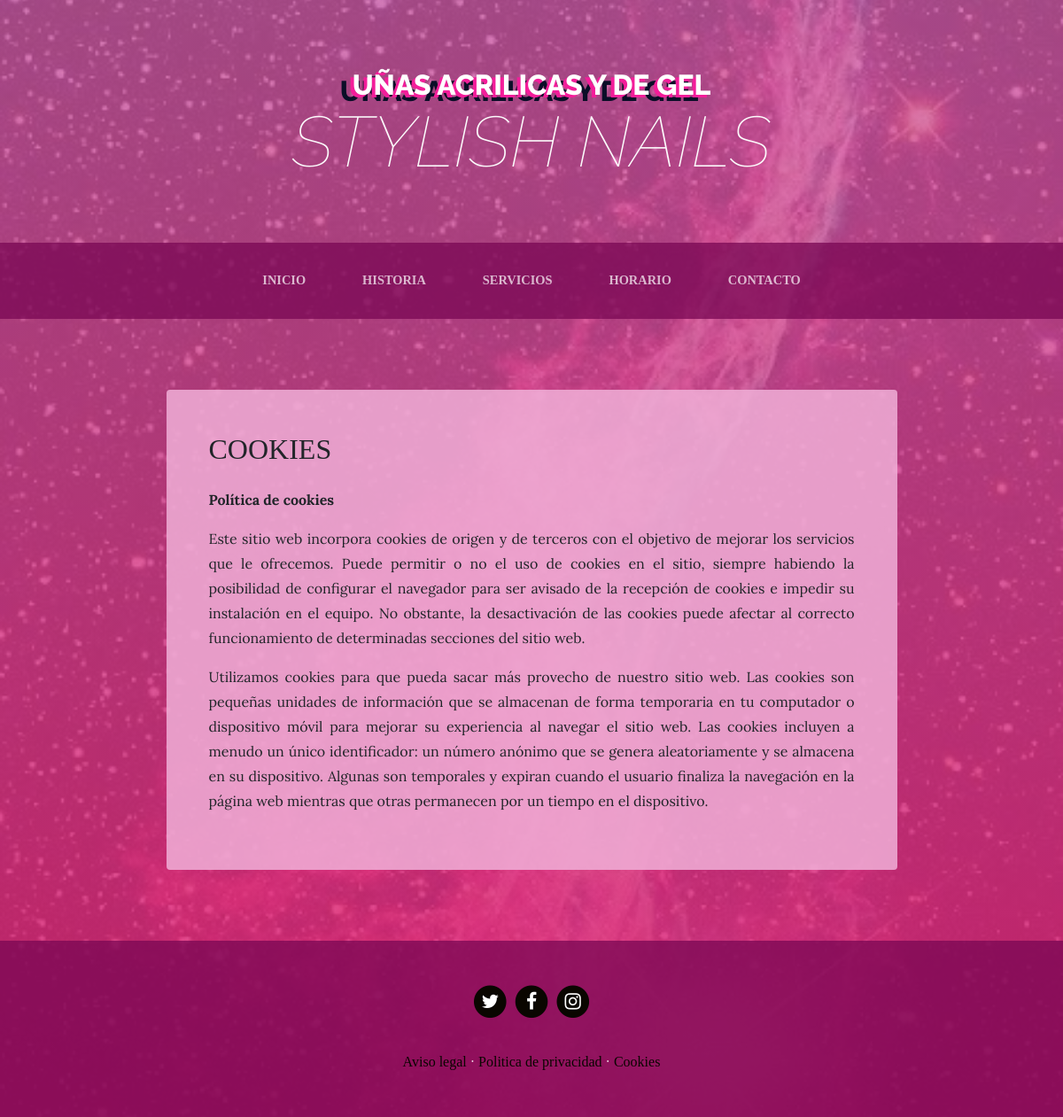
Screenshot of /page/2/cookies with the database file from the repository.
### pages/models.py (models this page shows, shortened)
class Page(models.Model):
    title = models.CharField(verbose_name="Titulo", max_length=200)
    content = RichTextField(verbose_name="Contenido")
    order = models.SmallIntegerField(verbose_name="Orden", default=0)
    created = models.DateTimeField(auto_now_add=True,
        verbose_name="Fecha de creación")
    updated = models.DateTimeField(auto_now=True,
        verbose_name="Fecha de edición")
    class Meta:
        verbose_name = "pagina"
        verbose_name_plural = "paginas"
        ordering = ['order','title']

### pages/views.py (the view)
# urls.py: path('<int:page_id>/<slug:page_slug>', views.page, name="page"),
def page(request, page_id, page_slug):
    page = get_object_or_404(Page, id=page_id)
    return render(request,'pages/sample.html', {'page':page})

### pages/templatetags/pages_extras.py (called while the page is built)
@register.simple_tag
def get_page_list():
    pages = Page.objects.all()
    return pages

### social/processors.py (called while the page is built)
def ctx_dict(request):
    ctx ={}
    links = Link.objects.all()
    for link in links:
        ctx[link.key] = link.url
    return ctx

### pages/templates/pages/sample.html (shortened to what this page needs)
{% extends 'core/base.html' %}
{% load static %}
{% block content %}
<section class="page-section about-heading">
  <div class="container">
    <div class="about-heading-content mbtm">
      <div class="row">
        <div class="col-xl-9 col-lg-10 mx-auto">
          <div class="bg-faded rounded p-5 forced">
            <h2 class="section-heading mb-4">
              <span class="section-heading-lower">{{page.title}}</span>
            </h2>
            <div class="section-content">
    {{page.content|safe}}
</div>
          </div>
        </div>
      </div>
    </div>
  </div>
</section>
{% endblock %}

### core/templates/core/base.html (shortened to what this page needs)
<!DOCTYPE html>
<html lang="es">
  <head>
{% load static %}
    <link href="{% static 'core/vendor/bootstrap/css/bootstrap.min.css'%}" rel="stylesheet">
    <link href="{% static 'core/vendor/font-awesome/css/font-awesome.min.css'%}" rel="stylesheet" type="text/css">
    <link href="{% static 'core/css/e2.css'%}" rel="stylesheet">
  </head>
  <body>
    <h1 class="site-heading text-center text-white d-none d-lg-block">
      <span class="site-heading-upper text-primary mb-3">Uñas acrilicas y de gel</span>
      <span class="site-heading-lower">Stylish nails</span>
    </h1>
    <nav class="navbar navbar-expand-lg navbar-dark py-lg-4" id="mainNav">
      <div class="container">
        <div class="collapse navbar-collapse" id="navbarResponsive">
          <ul class="navbar-nav mx-auto">
            <li class="nav-item px-lg-4 {% if request.path == '/' %}active{% endif %}">
              <a class="nav-link text-uppercase text-expanded" href="{% url 'home' %}">Inicio</a>
            </li>
            <li class="nav-item px-lg-4 {% if request.path == '/about/' %}active{% endif %}">
              <a class="nav-link text-uppercase text-expanded" href="{% url 'about' %}">Historia</a>
            </li>
            <li class="nav-item px-lg-4 {% if request.path|slice:":6" == '/services/' %}active{% endif %}">
              <a class="nav-link text-uppercase text-expanded" href="{% url 'services' %}">Servicios</a>
            </li>
            <li class="nav-item px-lg-4 {% if request.path == '/store/' %}active{% endif %}">
              <a class="nav-link text-uppercase text-expanded" href="{% url 'store' %}">Horario</a>
            </li>
            <li class="nav-item px-lg-4 {% if request.path == '/contact/' %}active{% endif %}">
              <a class="nav-link text-uppercase text-expanded" href="{% url 'contact' %}">Contacto</a>
            </li>
          </ul>
        </div>
      </div>
    </nav>
{% block content %}
{% endblock %}
    <footer class="footer text-faded text-center py-5">
      <div class="container">
        <p class="m-0">
        {% if LINK_TWITTER %}
	        <a href="{{LINK_TWITTER}}" class="link">
	          <span class="fa-stack fa-lg">
	            <i class="fa fa-circle fa-stack-2x"></i>
	            <i class="fa fa-twitter fa-stack-1x fa-inverse"></i>
	          </span>
	        </a>
          {% endif %}
          {% if LINK_FACEBOOK %}
	        <a href="{{LINK_FACEBOOK}}" class="link">
	          <span class="fa-stack fa-lg">
	            <i class="fa fa-circle fa-stack-2x"></i>
	            <i class="fa fa-facebook fa-stack-1x fa-inverse"></i>
	          </span>
	        </a>
          {% endif%}
          {% if LINK_INSTAGRAM %}
	        <a href="{{LINK_INSTAGRAM}}" class="link">
	          <span class="fa-stack fa-lg">
	            <i class="fa fa-circle fa-stack-2x"></i>
	            <i class="fa fa-instagram fa-stack-1x fa-inverse"></i>
	          </span>
	        </a>
          {% endif%}
	    </p>
        <p class="m-0 mbt">
        {%load pages_extras%}
        {% get_page_list as page_list %}
        {% for page in page_list%}
          <a href="{% url 'page' page.id page.title|slugify %}" class="link">{{page.title}}</a> {% if not forloop.last %}·{% endif%}
        {% endfor %}
      </div>
	</footer>
  </body>
</html>

### core/static/core/css/e2.css (style rules this page uses)
body { font-family: 'Chaparral Pro Light'; background: linear-gradient(rgba(206, 91, 162, 0.781), rgba(223, 37, 114, 0.863)), url("../img/lol.jpeg"); background-attachment: fixed; background-position: center; background-size: cover; }
h1, h2, h3, h4, h5, h6 { font-family: 'Chaparral Pro Light'; }
p { line-height: 1.75; }
.text-faded { color: rgba(255, 255, 255, 0.815); }
.site-heading { margin-top: 5rem; margin-bottom: 5rem; text-transform: uppercase; line-height: 1; font-family: 'Raleway'; }
.site-heading .site-heading-upper { display: block; font-size: 2rem; font-weight: 800; }
.site-heading .site-heading-lower { font-size: 5rem; font-weight: 100; line-height: 4rem; font-style: italic; color: rgba(253, 253, 253, 0.993); }
.page-section { margin-top: 5rem; margin-bottom: 5rem; }
.section-heading { text-transform: uppercase; }
.section-heading .section-heading-lower { display: block; font-size: 2rem; font-weight: 100; }
.bg-faded { background-color: rgba(240, 175, 215, 0.85); }
#mainNav { background-color: rgba(122, 7, 84, 0.753); font-family: 'Segoe UI Black'; }
#mainNav .navbar-nav .nav-item .nav-link { color: rgba(255, 255, 255, 0.7); font-weight: 800; }
@media (min-width: 992px) { #mainNav .navbar-nav .nav-item .nav-link { font-size: 0.9rem; } }
@media (min-width: 992px) { .about-heading .about-heading-content { margin-top: -5rem; position: relative; z-index: 1; } }
.footer { background-color: rgba(122, 7, 84, 0.753); }
.text-primary { color: rgb(255, 255, 255) !important; text-shadow: -4px 3px 0 rgb(243, 29, 154), -14px 7px 0 #0a0e27; }
.mbtm { padding-top: 5rem; }
.mbt { padding-top: 2rem; }
a.link { color: #0a0600; }
.section-content { font-family: 'Lora' !important; font-size: 16px !important; font-weight: 400 !important; line-height: 28px !important; }

### rows the page displays
Page: title "COOKIES", content "Política de cookies Este sitio web incorpora cookies de origen y de terceros con el objetivo de mejorar los servicios que le ofrecemos. Puede permitir o no el uso de cookies en el sitio, siempre habiendo la posibilidad de configurar el navegador para ser avisado de la recepción de cookies e impedir su instalación en el equipo. No obstante, la desactivación de las cookies puede afectar al correcto funcionamiento de determinadas secciones del sitio web. Utilizamos cookies para que pueda sacar más provecho de nuestro sitio web. Las cookies son pequeñas unidades de información que se almacenan de forma temporaria en tu computador o dispositivo móvil para mejorar su experiencia al navegar el…", title "Cookies"
Page: title "Aviso legal"
Page: title "Politica de privacidad"
